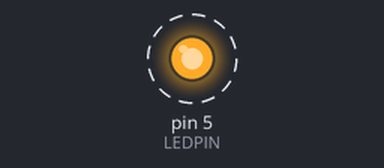
Simulated run of this sketch. Board: Arduino Uno, built with avr-gcc and run on an emulated ATmega328P. On the bench: output pins drawn as LEDs (lit = HIGH). Dashed ring = blinking.

Above: at 0.5 s.
Timing chart, 0 to 4.6 s (numbered marks = the images above):
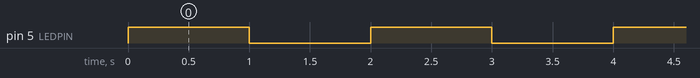

Measured:
- by itself, pin 5 (LEDPIN): alternates HIGH for 1.0 s and LOW for 1.0 s

The sketch:

Blink.ino
```cpp
#define LEDPIN 5
#define SPEED 1000

void setup() {
  pinMode(LEDPIN, OUTPUT);
}

void loop() {
  digitalWrite(LEDPIN, HIGH);
  delay(SPEED);
  digitalWrite(LEDPIN, LOW);
  delay(SPEED);
}
```
